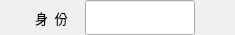
              <widget class="QWidget" name="widget_14" native="true">
               <property name="minimumSize">
                <size>
                 <width>0</width>
                 <height>35</height>
                </size>
               </property>
               <property name="maximumSize">
                <size>
                 <width>16777215</width>
                 <height>35</height>
                </size>
               </property>
               <layout class="QGridLayout" name="gridLayout_10">
                <property name="leftMargin">
                 <number>0</number>
                </property>
                <property name="topMargin">
                 <number>0</number>
                </property>
                <property name="rightMargin">
                 <number>0</number>
                </property>
                <property name="bottomMargin">
                 <number>0</number>
                </property>
                <property name="spacing">
                 <number>0</number>
                </property>
                <item row="0" column="1">
                 <widget class="QLabel" name="label_22">
                  <property name="minimumSize">
                   <size>
                    <width>50</width>
                    <height>35</height>
                   </size>
                  </property>
                  <property name="maximumSize">
                   <size>
                    <width>50</width>
                    <height>35</height>
                   </size>
                  </property>
                  <property name="font">
                   <font>
                    <family>微软雅黑</family>
                    <pointsize>10</pointsize>
                   </font>
                  </property>
                  <property name="text">
                   <string>身  份</string>
                  </property>
                 </widget>
                </item>
                <item row="0" column="0">
                 <widget class="QLabel" name="label_21">
                  <property name="minimumSize">
                   <size>
                    <width>35</width>
                    <height>35</height>
                   </size>
                  </property>
                  <property name="maximumSize">
                   <size>
                    <width>35</width>
                    <height>35</height>
                   </size>
                  </property>
                  <property name="font">
                   <font>
                    <family>微软雅黑</family>
                    <pointsize>10</pointsize>
                   </font>
                  </property>
                  <property name="text">
                   <string/>
                  </property>
                  <property name="scaledContents">
                   <bool>true</bool>
                  </property>
                 </widget>
                </item>
                <item row="0" column="3">
                 <spacer name="horizontalSpacer_4">
                  <property name="orientation">
                   <enum>Qt::Horizontal</enum>
                  </property>
                  <property name="sizeHint" stdset="0">
                   <size>
                    <width>40</width>
                    <height>20</height>
                   </size>
                  </property>
                 </spacer>
                </item>
                <item row="0" column="2">
                 <widget class="QLineEdit" name="lineEdit_identify">
                  <property name="minimumSize">
                   <size>
                    <width>110</width>
                    <height>35</height>
                   </size>
                  </property>
                  <property name="maximumSize">
                   <size>
                    <width>110</width>
                    <height>35</height>
                   </size>
                  </property>
                  <property name="font">
                   <font>
                    <family>微软雅黑</family>
                    <pointsize>10</pointsize>
                   </font>
                  </property>
                  <property name="text">
                   <string/>
                  </property>
                  <property name="readOnly">
                   <bool>true</bool>
                  </property>
                 </widget>
                </item>
               </layout>
              </widget>
